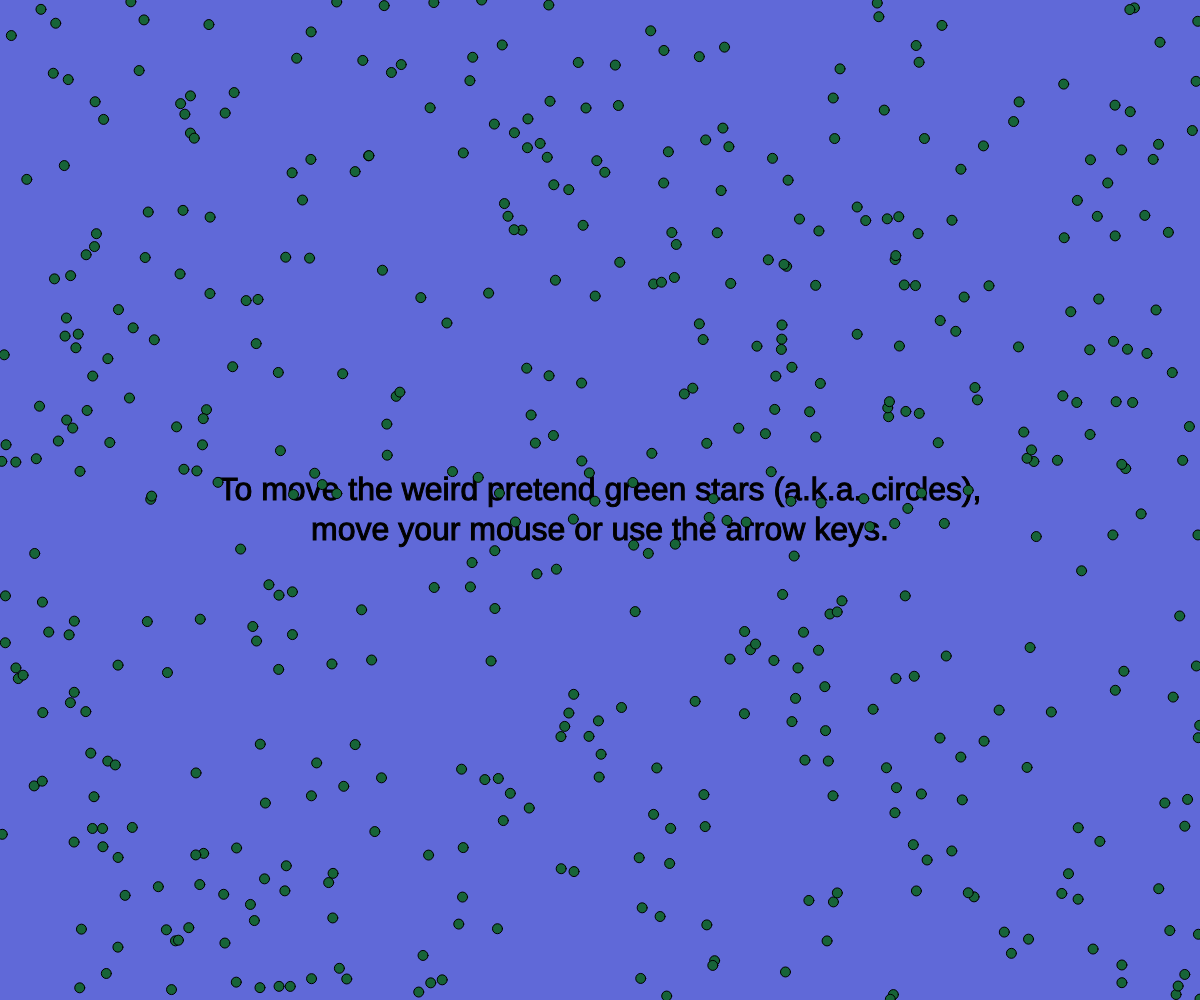
Frame 1 (no input)
Frame 60 (no input): identical to frame 1, image omitted
Frame 120 (the mouse pressed at the canvas centre since frame 60): identical to frame 1, image omitted

The p5.js sketch that drew this single still picture (run headless with seeded random() and noise() and a simulated clock; from frame 60 on, the mouse is pressed at the canvas centre):

// p5.js sketch
// ── sketch.js
var arrayX = [];
var arrayY = [];
var startingRadius;


function setup() {
  createCanvas (windowWidth, windowHeight);
  for (i = 0; i < windowWidth; i++) {
    arrayX.push(random(width));
    arrayY.push(random(height));
  }
  
  startingRadius = 10;
}

function draw() {
  background(96,105,216);
  stroke(0);
  fill(0);
  textSize(32);
  textAlign(CENTER);
  text("To move the weird pretend green stars (a.k.a. circles),\nmove your mouse or use the arrow keys.", width/2, height/2);
  stroke(0);
  fill(23,100,56);
  for (var i = 0; i < 500; i++) {
    ellipse(arrayX[i], arrayY[i], startingRadius, startingRadius);
      if (mouseX < width/2) {
        arrayX[i] = arrayX[i] - (mouseX*0.01);
      }
      if (mouseX > width/2) {
        arrayX[i] = arrayX[i] + (mouseX*0.01);
      }
      if (mouseY < height/2) {
        arrayY[i] = arrayY[i] - (mouseY*0.01);
      }
      if (mouseY > height/2) {
        arrayY[i] = arrayY[i] + (mouseY*0.01);
      }
  }
}

function keyPressed () {
  for (var i = 0; i < 500; i++) {
    if (keyCode === UP_ARROW) {
    arrayY[i] = arrayY[i] - 20;
    }
    if (keyCode === DOWN_ARROW) {
    arrayY[i] = arrayY[i] + 20;
    }
    if (keyCode === LEFT_ARROW) {
    arrayX[i] = arrayX[i] - 20;
    }
    if (keyCode === RIGHT_ARROW) {
    arrayX[i] = arrayX[i] + 20;
    }
    if (key = 'M') {
      arrayX.push(random(width) + random(50) - random(51));
      arrayY.push(random(height) + random (50) - random(51));
    }
  }
}
